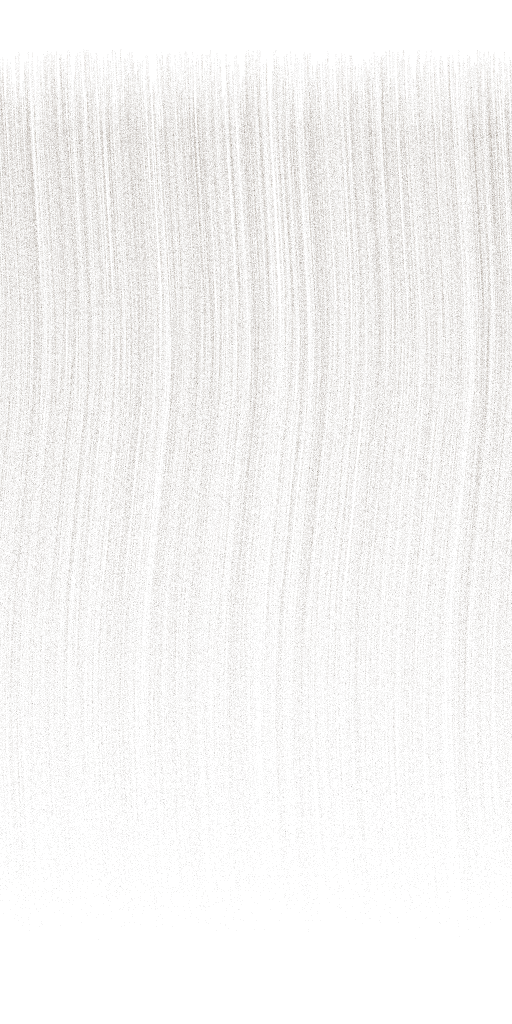
#> input picture anthroforge-v2/fur-prototype/fur_card_texture_a.png, 512 x 1024 px, given in place of embedded_0.png, which was not available
$ python chan_check.py
#> lines starting #> are read from the running program, lines starting #| are printed output that depends on the picture; after the words box and inside, x2 and y2 are one past the last pixel; in counts of white or black regions, pixels touching at a corner belong together
import numpy as np
from PIL import Image
for i, name in enumerate(("a","b")):
    emb = np.asarray(Image.open(f"/tmp/embedded_{i}.png")).astype(float)
    std = np.asarray(Image.open(f"/home/hatch/workspace/anthroforge-v2/fur-prototype/fur_card_texture_{name}.png").convert("RGBA")).astype(float)
    print(f"--- {name}: embedded alpha max {emb[...,3].max():.0f} mean {emb[...,3].mean():.1f} | standalone alpha max {std[...,3].max():.0f} mean {std[...,3].mean():.1f}")
#| --- a: embedded alpha max 149 mean 16.3 | standalone alpha max 149 mean 16.3
    m = (emb[...,3] > 25) & (std[...,3] > 25)
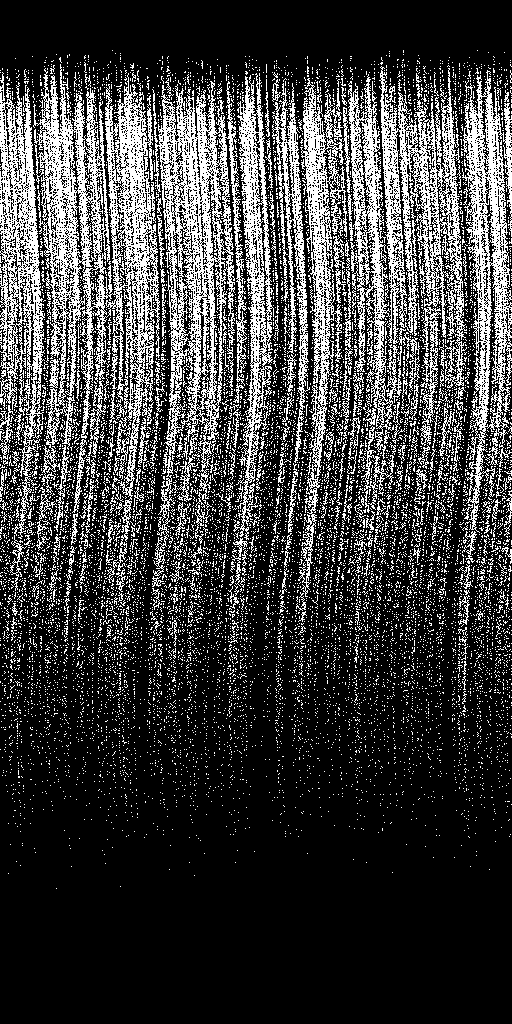
#> m: shape (1024, 512) bool; 24.7% white in thin lines or dots, all inside (x1, y1, x2, y2) = (0, 50, 512, 889)
    print(f"    texels both alpha>25: {m.mean()*100:.1f}%  RGB mean|diff| there: {np.abs(emb[...,:3]-std[...,:3])[m].mean():.2f}  alpha mean|diff| there: {np.abs(emb[...,3]-std[...,3])[m].mean():.2f}")
#|     texels both alpha>25: 24.7%  RGB mean|diff| there: 0.00  alpha mean|diff| there: 0.00
    m2 = std[...,3] <= 2
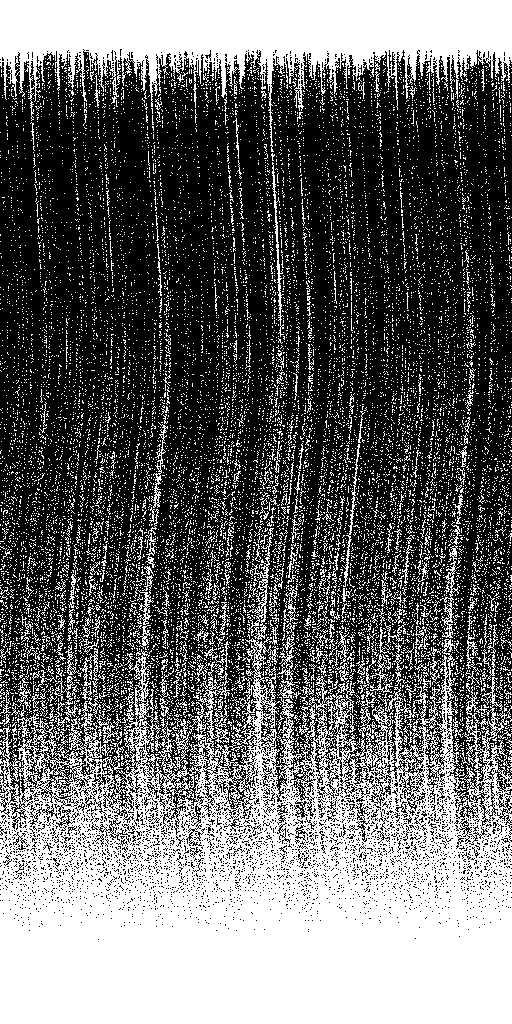
#> m2: shape (1024, 512) bool; 40.6% white; 14981 white regions (14686 under 20 px), largest, box (x1, y1, x2, y2) and area: (0, 536, 512, 1024) 129217, (0, 0, 512, 152) 35247, (440, 545, 460, 638) 453
    print(f"    standalone-transparent texels: {m2.mean()*100:.1f}%  embedded RGB mean there: {emb[...,:3][m2].mean():.2f}  standalone RGB mean there: {std[...,:3][m2].mean():.2f}")
#|     standalone-transparent texels: 40.6%  embedded RGB mean there: 4.03  standalone RGB mean there: 4.03
    # alpha histogram
    a = std[...,3]
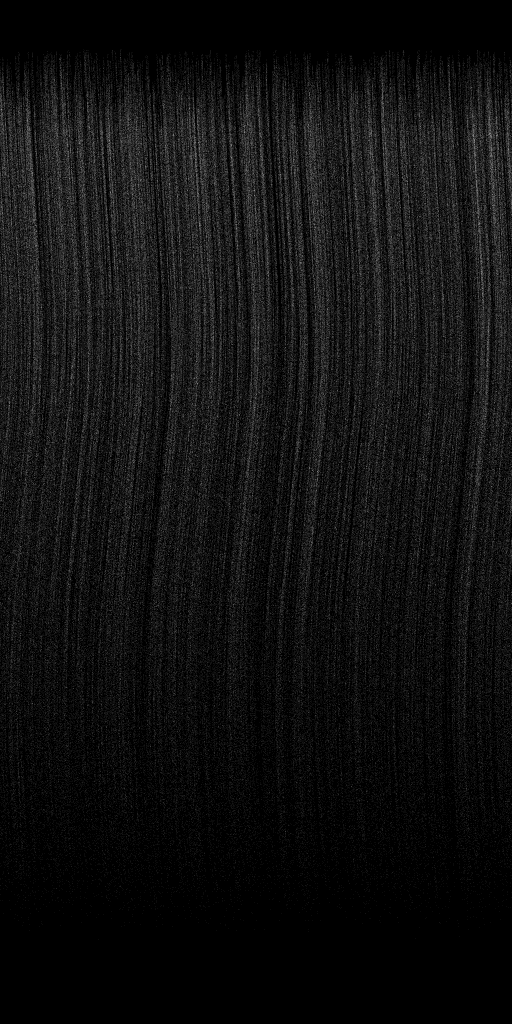
#> a: shape (1024, 512) float64; min 0, max 149, mean 16.3
    print("    standalone alpha percentiles 50/90/99/99.9:", [round(float(np.percentile(a,p)),1) for p in (50,90,99,99.9)])
#|     standalone alpha percentiles 50/90/99/99.9: [11.0, 43.0, 74.0, 96.0]
#> pass 2 of the loop `for i, name in enumerate(("a","b")):`:
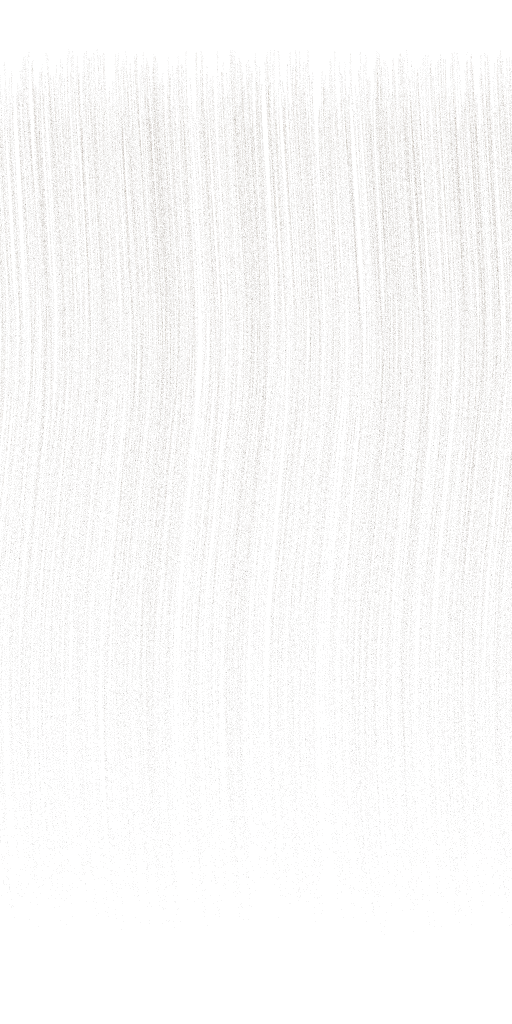
#> input picture anthroforge-v2/fur-prototype/fur_card_texture_b.png, 512 x 1024 px, given in place of embedded_1.png, which was not available
#| --- b: embedded alpha max 117 mean 8.1 | standalone alpha max 117 mean 8.1
#> `m = (emb[...,3] > 25) & (std[...,3] > 25)`:
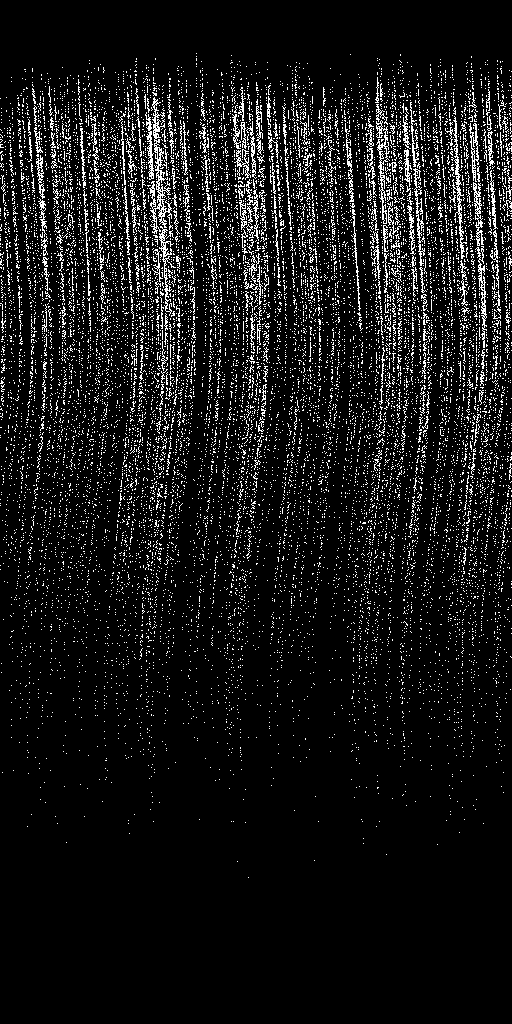
#> m: shape (1024, 512) bool; 8.6% white in thin lines or dots, all inside (x1, y1, x2, y2) = (0, 53, 512, 878)
#|     texels both alpha>25: 8.6%  RGB mean|diff| there: 0.00  alpha mean|diff| there: 0.00
#> m2: shape (1024, 512) bool; 58.2% white; black in thin lines or dots, all inside (x1, y1, x2, y2) = (0, 49, 512, 935)
#|     standalone-transparent texels: 58.2%  embedded RGB mean there: 2.84  standalone RGB mean there: 2.84
#> `a = std[...,3]`:
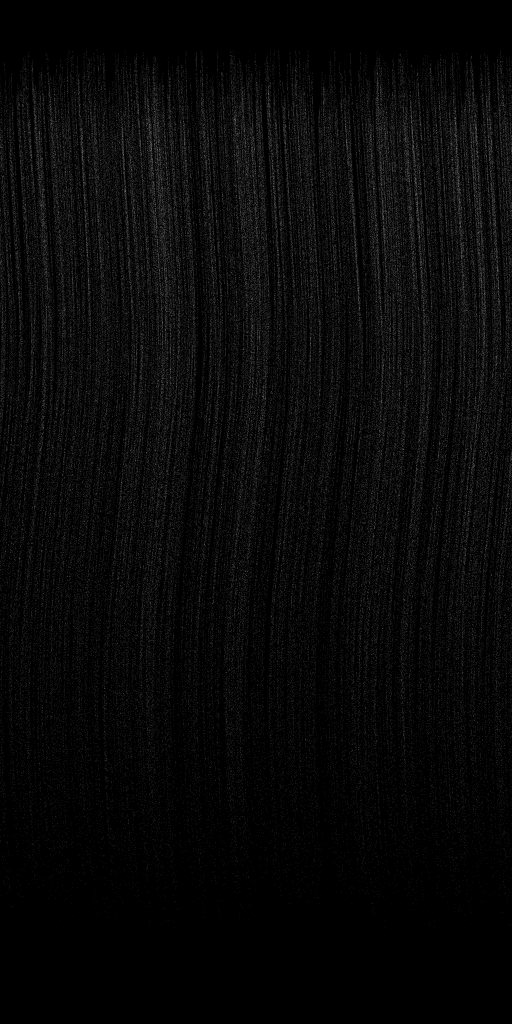
#> a: shape (1024, 512) float64; min 0, max 117, mean 8.1
#|     standalone alpha percentiles 50/90/99/99.9: [0.0, 21.0, 53.0, 74.0]
